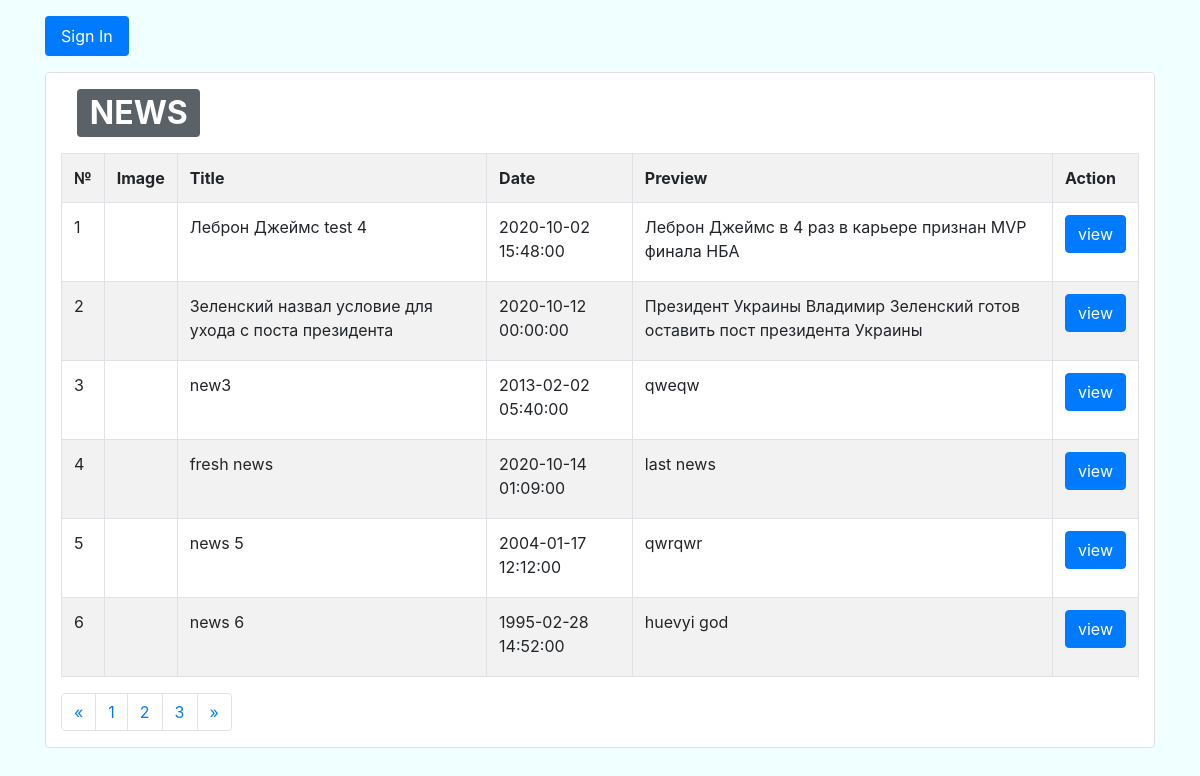
The page / on the database its author committed.
### tables this page shows
CREATE TABLE `news` (
  `id` int(11) UNSIGNED NOT NULL,
  `title` varchar(255) NOT NULL,
  `date` datetime NOT NULL,
  `preview` varchar(255) NOT NULL,
  `text` text NOT NULL,
  `image` varchar(255) DEFAULT NULL
);

### index.php (the view, shortened to what this page needs)
<?php
$servername = "localhost";
$username = "root";
$password = "";
$dbname = "newstest";
$conn = new mysqli($servername, $username, $password, $dbname) ;
$sql = "SELECT * FROM news";
$result = $conn->query($sql);
if ($result->num_rows > 0) {
    while ($row = $result->fetch_assoc()) {
        $data[] = $row;
    }
}
?>
<!doctype html>
<html lang="en">
<head>
    <link rel="stylesheet" href="https://stackpath.bootstrapcdn.com/bootstrap/4.5.0/css/bootstrap.min.css"
>
    <link rel="stylesheet" href="css/main.css">
</head>
<body>
<div class="container">
    <nav class="nav nav-pills flex-column flex-sm-row newitem nav-justified">
        <a class=" text-sm-center nav-link btn-primary" href="admin/singin.php">Sign In</a>
    </nav>
    <form>
        <div class="col border border-secondar rounded field">
            <div class="edit-news badge badge-primary text-wrap topic">
                NEWS
            </div>
            <table class="table table-striped table-bordered">
                <tbody>
                <tr>
                    <th>№</th>
                    <th>Image</th>
                    <th>Title</th>
                    <th>Date</th>
                    <th>Preview</th>
                    <th>Action</th>
                </tr>
                <?php foreach ($data as $key => $item) : ?>
                    <tr>
                        <td><?php echo $key + 1 ?></td>
                        <td>
                        </td>
                        <td><?php echo $item['title'] ?></td>
                        <td><?php echo $item['date'] ?></td>
                        <td><?php echo $item['preview'] ?></td>
                        <td class="align-center">
                            <div class="btn-group" role="group" aria-label="Basic example">
                                <a href="/front/newspage.php?id=<?php echo $item['id'] ?>" class="btn btn-primary">view</a>
                            </div>
                        </td>
                    </tr>
                <?php endforeach; ?>
                </tbody>
            </table>
            <nav aria-label="Page navigation example">
                <ul class="pagination">
                    <li class="page-item">
                        <a class="page-link" href="#" aria-label="Previous">
                            <span aria-hidden="true">&laquo;</span>
                        </a>
                    </li>
                    <li class="page-item"><a class="page-link" href="#">1</a></li>
                    <li class="page-item"><a class="page-link" href="#">2</a></li>
                    <li class="page-item"><a class="page-link" href="#">3</a></li>
                    <li class="page-item">
                        <a class="page-link" href="#" aria-label="Next">
                            <span aria-hidden="true">&raquo;</span>
                        </a>
                    </li>
                </ul>
            </nav>
        </div>
    </form>
</div>
</body>
</html>

### css/main.css (style rules this page uses)
body { background: azure; }
.border { background: white; margin-top: 1rem; }
.topic { font-size: 2rem; height:3rem; background: #5A6268; }
.newitem { margin-top: 1rem; text-align: center; }
.edit-news { margin: 1rem; }
.btn { margin-bottom: 1rem; }

### rows shown on the page
news: title "Леброн Джеймс test 4", date "2020-10-02 15:48:00", preview "Леброн Джеймс в 4 раз в карьере признан MVP финала НБА"
news: title "Зеленский назвал условие для ухода с поста президента", date "2020-10-12 00:00:00", preview "Президент Украины Владимир Зеленский готов оставить пост президента Украины"
news: title "new3", date "2013-02-02 05:40:00", preview "qweqw"
news: title "fresh news", date "2020-10-14 01:09:00", preview "last news"
news: title "news 5", date "2004-01-17 12:12:00", preview "qwrqwr"
news: title "news 6", date "1995-02-28 14:52:00", preview "huevyi god"
